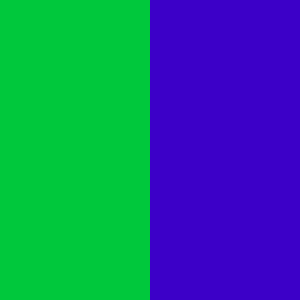
Frame 1 (no input)
Frame 60 (the mouse pressed at the canvas centre just before this capture): identical to frame 1, image omitted
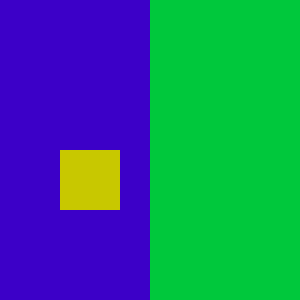
Frame 120 (the mouse held since frame 60 and released just before this capture)

The Processing sketch that drew these frames (run headless with seeded random() and noise(); from frame 60 on, the mouse is pressed at the canvas centre):

// Processing sketch: processing_36276
// ── processing_36276.pde

void setup() {
  size(300, 300);
  background(255);
}

//interger for motion when mouse pressed
int x=1;

void draw() {

  //left side color
  noStroke();
  fill(0, 200, 60);
  rect(0, 0, 150, 300);
  //right side color
  fill(60, 0, 200);
  rect(150, 0, 150, 300);

  //dividing mouse for ellipse change
  if (mouseX < width/2) {  //left side ellipse
    fill(200, 200, 0);
    ellipse(mouseX, height/2, mouseX, mouseX); //follows mouse on X
  }
  else { //right side ellipse
    fill(200, 0, 150); //color change
    ellipse(mouseX, height/2, 300-mouseX, 300-mouseX); //follows mouse on X
  }
  //alternate action when mouse pressed
  if (mousePressed) {
    //left side and right background color change
    noStroke();
    fill(0, 200, 60);
    rect(150, 0, 150, 300);

    fill(60, 0, 200);
    rect(0, 0, 150, 300);
    //rectangle motion
    if (x < 75) { //left side
      fill(200, 200, 0);
      rect(x, height/2, x, x);
      x++;
    }
    else { //color and direction change
      if (x<225) { //right side
        fill(200, 0, 150);
        rect(x, height/2, 150-x, 150-x);
        x++;
      }
      else {  //right side motion and color change
        fill(200, 200, 0);
        rect(x, x-(x-1), 300-x, 300-x);
        x++;
      }
    }
    if (x>width) { //restart mouse pressed
      x=1;
    }
  }
}
